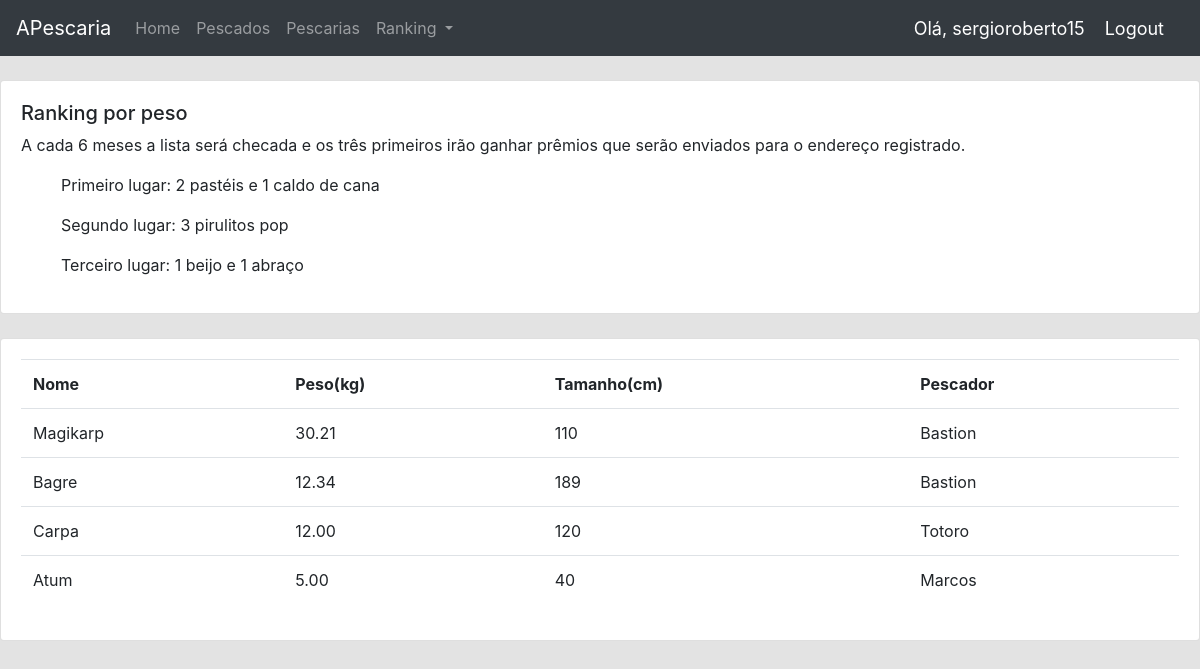
Screenshot of /rankingpeso/ (signed in) with the database file from the repository.
### accounts/models.py (models this page shows, shortened)
class Pescado(models.Model):
    nome = models.CharField(max_length=30, null=True)
    massa = models.DecimalField(max_digits=5, decimal_places=2 , null=True)
    tamanho = models.IntegerField(null=True)
    quemPescou = models.ForeignKey(Usuario, null=True, on_delete=models.SET_NULL)

class Usuario(models.Model):
    user = models.OneToOneField(User, null=True, on_delete=models.CASCADE)
    nome = models.CharField(max_length=20)
    sobrenome = models.CharField(max_length=20, null=True)
    telefone = models.CharField(max_length=11, blank=True, null=True)
    cpf = models.CharField(max_length=11, null=True)
    endereco = models.CharField(max_length=50, blank=True, null=True)
    def __str__(self):
        return self.nome

### accounts/views.py (the view)
# urls.py: path('rankingpeso/', ranking_peso, name="ranking_peso"),
@login_required(login_url='login')
def ranking_peso(request):
    pescado_view = Pescado.objects.order_by('-massa')
    context = {'pescados': pescado_view}
    return render(request, "ranking_peso.html", context)

### templates/ranking_peso.html
{% extends 'base.html' %}
{% block content %}
		<br>
		<div class="row">
			<div class="col-md">
				<div class="card card-body">
					<h5>Ranking por peso</h5>
					<p>A cada 6 meses a lista será checada e os três primeiros irão ganhar prêmios que serão enviados
						para o endereço registrado.</p>
					<ul>Primeiro lugar: 2 pastéis e 1 caldo de cana</ul>
					<ul>Segundo lugar: 3 pirulitos pop</ul>
					<ul>Terceiro lugar: 1 beijo e 1 abraço</ul>
				</div>
				<br>
				<div class="card card-body">
					<table class="table">
						<tr>
							<th>Nome</th>
							<th>Peso(kg)</th>
							<th>Tamanho(cm)</th>
							<th>Pescador</th>
						</tr>
						{% for i in pescados %}
						<tr>
							<td>{{i.nome}}</td>
							<td>{{i.massa}}</td>
							<td>{{i.tamanho}}</td>
							<td>{{i.quemPescou}}</td>
						</tr>
						{% endfor %}
					</table>
				</div>
			</div>
		</div>
{% endblock %}

### templates/navbar.html (shortened to what this page needs)
{% load static %}
<nav class="navbar navbar-expand-lg navbar-dark bg-dark">
  <a class="navbar-brand" href="{% url 'home' %}">APescaria</a>
  <div class="collapse navbar-collapse" id="navbarSupportedContent">
    <ul class="navbar-nav mr-auto">
      <li class="nav-item">
        <a class="nav-link" href="{% url 'home' %}">Home <span class="sr-only">(current)</span></a>
      </li>
      <li class="nav-item">
        <a class="nav-link" href="{% url 'pescado' %}">Pescados</a>
      </li>
      <li class="nav-item">
        <a class="nav-link" href="{% url 'pescaria' %}">Pescarias</a>
      </li>
      <li class="nav-item dropdown">
        <a class="nav-link dropdown-toggle" href="#" id="navbarDropdown" role="button" data-toggle="dropdown" aria-haspopup="true" aria-expanded="false">
          Ranking
        </a>
      </li>
    </ul>
  </div>
  <span class="hello-msg">Olá, {{request.user}}</span>
  <span><a class="hello-msg" href="{% url 'logout' %}">Logout</a> </span>
</nav>

### templates/base.html (style rules this page uses)
body { background-color: #e3e3e3; }

### templates/navbar.html (style rules this page uses)
.hello-msg { font-size: 18px; color: #fff; margin-right: 20px; }

### rows the page displays
Pescado: nome "Magikarp", massa "30.21", tamanho "110", quemPescou "Bastion"
Pescado: nome "Bagre", massa "12.34", tamanho "189", quemPescou "Bastion"
Pescado: nome "Carpa", massa "12.00", tamanho "120", quemPescou "Totoro"
Pescado: nome "Atum", massa "5.00", tamanho "40", quemPescou "Marcos"

### other values shown
{{ request.user }} "sergioroberto15"
